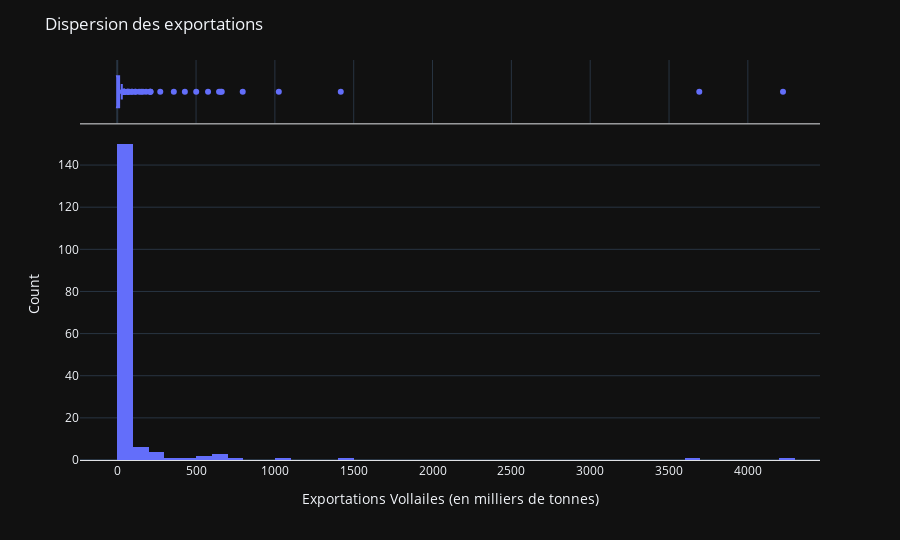

Notebook cell for this chart:
### Markdown cell above
#### Exportation

- On réalise une description rapide.

### Code cell
analyse_univarie(dispo_alim, 'Exportations Volailles (en milliers tonnes)', 50, False, 'Dispersion des exportations', 'Exportations Vollailes (en milliers de tonnes)')

### Figure 1 — Plotly figure (JSON) as saved in the notebook; plotly's stock layout.template omitted (floating-point values rounded to 4 significant figures; data arrays with more than 128 entries replaced by an {"elided": "..."} marker saying what was removed)
{"data": [{"alignmentgroup": "True", "bingroup": "x", "hovertemplate": "Exportations Volailles (en milliers tonnes)=%{x}<br>count=%{y}<extra></extra>", "legendgroup": "", "marker": {"color": "#636efa", "pattern": {"shape": ""}}, "name": "", "nbinsx": 50, "offsetgroup": "", "orientation": "v", "showlegend": false, "type": "histogram", "x": {"elided": "172 int values"}, "xaxis": "x", "yaxis": "y"}, {"alignmentgroup": "True", "hovertemplate": "Exportations Volailles (en milliers tonnes)=%{x}<extra></extra>", "legendgroup": "", "marker": {"color": "#636efa"}, "name": "", "notched": true, "offsetgroup": "", "showlegend": false, "type": "box", "x": {"elided": "172 int values"}, "xaxis": "x2", "yaxis": "y2"}], "layout": {"barmode": "relative", "height": 540, "legend": {"tracegroupgap": 0}, "margin": {"t": 60}, "title": {"text": "Dispersion des exportations"}, "xaxis": {"anchor": "y", "domain": [0, 1], "linecolor": "#E0E2E5", "linewidth": 1, "showline": true, "title": {"text": "Exportations Vollailes (en milliers de tonnes)"}}, "xaxis2": {"anchor": "y2", "domain": [0, 1], "linecolor": "#E0E2E5", "linewidth": 1, "matches": "x", "showgrid": true, "showline": true, "showticklabels": false}, "yaxis": {"anchor": "x", "domain": [0, 0.8316], "title": {"text": "Count"}}, "yaxis2": {"anchor": "x2", "domain": [0.8416, 1], "matches": "y2", "showgrid": false, "showline": false, "showticklabels": false, "ticks": ""}}}
